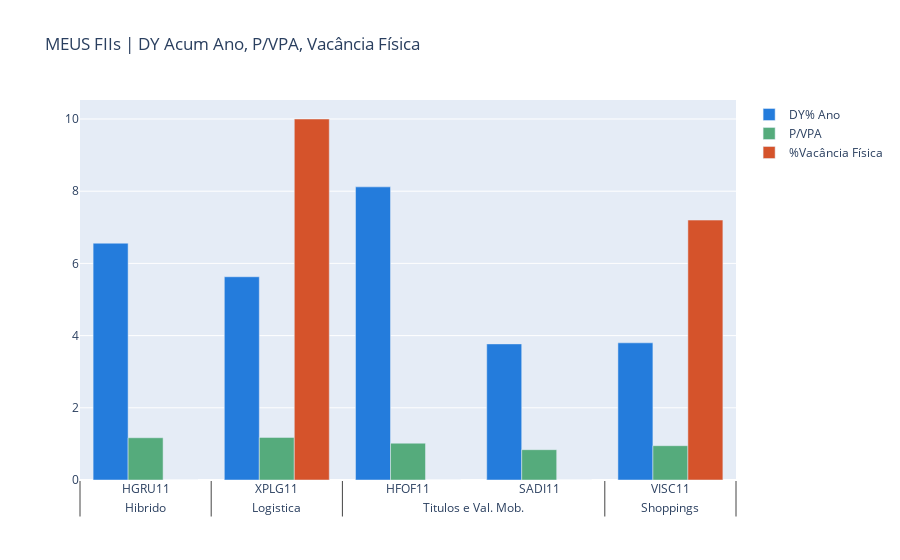

The notebook cell this image was saved under:
### Code cell
# BAR CHARTS - YOU SHOULD TO COMMENT ONE TO GET ANOTHER
# bar chart 0 - my funds
x0 = [my_rsf['setor'], my_rsf['codigo']]
trace00 = go.Bar(x=x0, y=my_rsf['dy12macum%'],
                 name='DY% Ano', marker_color='rgb(36, 124, 220)')
trace01 = go.Bar(x=x0, y=my_rsf['p/vpaN'],
                 name='P/VPA', marker_color='rgb(85, 171, 124)')
trace02 = go.Bar(x=x0, y=my_rsf['vacfisica%'],
                 name='%Vacância Física', marker_color='rgb(213, 83, 43)')
data0 = [trace00, trace01, trace02]
fig0 = go.Figure(data0)
fig0.update_layout(title='MEUS FIIs | DY Acum Ano, P/VPA, Vacância Física')
fig0.show()
py.plot(fig0)
print(date_time_sp)
#

### Figure 1 — Plotly figure (JSON) as saved in the notebook; plotly's stock layout.template omitted (floating-point values rounded to 4 significant figures)
{"data": [{"marker": {"color": "rgb(36, 124, 220)"}, "name": "DY% Ano", "type": "bar", "x": [["Hibrido", "Logistica", "Titulos e Val. Mob.", "Shoppings", "Titulos e Val. Mob."], ["HGRU11", "XPLG11", "HFOF11", "VISC11", "SADI11"]], "y": [6.56, 5.63, 8.12, 3.8, 3.77]}, {"marker": {"color": "rgb(85, 171, 124)"}, "name": "P/VPA", "type": "bar", "x": [["Hibrido", "Logistica", "Titulos e Val. Mob.", "Shoppings", "Titulos e Val. Mob."], ["HGRU11", "XPLG11", "HFOF11", "VISC11", "SADI11"]], "y": [1.17, 1.18, 1.02, 0.95, 0.84]}, {"marker": {"color": "rgb(213, 83, 43)"}, "name": "%Vacância Física", "type": "bar", "x": [["Hibrido", "Logistica", "Titulos e Val. Mob.", "Shoppings", "Titulos e Val. Mob."], ["HGRU11", "XPLG11", "HFOF11", "VISC11", "SADI11"]], "y": [0, 10, 0, 7.2, 0]}], "layout": {"title": {"text": "MEUS FIIs | DY Acum Ano, P/VPA, Vacância Física"}}}
